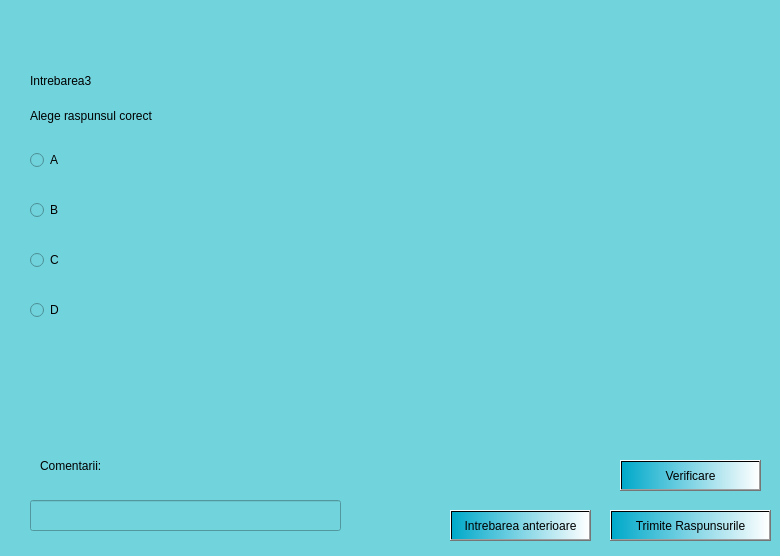
<?xml version="1.0" encoding="UTF-8"?>
<ui version="4.0">
 <class>ThirdDialog</class>
 <widget class="QDialog" name="ThirdDialog">
  <property name="geometry">
   <rect>
    <x>0</x>
    <y>0</y>
    <width>780</width>
    <height>556</height>
   </rect>
  </property>
  <property name="windowTitle">
   <string>Dialog</string>
  </property>
  <property name="styleSheet">
   <string notr="true">background-color:rgb(113, 211, 220);</string>
  </property>
  <widget class="QLabel" name="label">
   <property name="geometry">
    <rect>
     <x>30</x>
     <y>90</y>
     <width>141</width>
     <height>51</height>
    </rect>
   </property>
   <property name="text">
    <string>Alege raspunsul corect</string>
   </property>
  </widget>
  <widget class="QRadioButton" name="radioButton">
   <property name="geometry">
    <rect>
     <x>30</x>
     <y>150</y>
     <width>95</width>
     <height>20</height>
    </rect>
   </property>
   <property name="text">
    <string>A</string>
   </property>
  </widget>
  <widget class="QRadioButton" name="radioButton_2">
   <property name="geometry">
    <rect>
     <x>30</x>
     <y>200</y>
     <width>95</width>
     <height>20</height>
    </rect>
   </property>
   <property name="text">
    <string>B</string>
   </property>
  </widget>
  <widget class="QRadioButton" name="radioButton_3">
   <property name="geometry">
    <rect>
     <x>30</x>
     <y>250</y>
     <width>95</width>
     <height>20</height>
    </rect>
   </property>
   <property name="text">
    <string>C</string>
   </property>
  </widget>
  <widget class="QRadioButton" name="radioButton_4">
   <property name="geometry">
    <rect>
     <x>30</x>
     <y>300</y>
     <width>95</width>
     <height>20</height>
    </rect>
   </property>
   <property name="text">
    <string>D</string>
   </property>
  </widget>
  <widget class="QPushButton" name="pushButton">
   <property name="geometry">
    <rect>
     <x>450</x>
     <y>510</y>
     <width>141</width>
     <height>31</height>
    </rect>
   </property>
   <property name="styleSheet">
    <string notr="true">background-color:qlineargradient(spread:reflect, x1:0, y1:0, x2:1, y2:0, stop:0 rgba(0, 169, 202, 255), stop:1 rgba(255, 255, 255, 255));</string>
   </property>
   <property name="text">
    <string>Intrebarea anterioare</string>
   </property>
  </widget>
  <widget class="QPushButton" name="pushButton_2">
   <property name="geometry">
    <rect>
     <x>610</x>
     <y>510</y>
     <width>161</width>
     <height>31</height>
    </rect>
   </property>
   <property name="styleSheet">
    <string notr="true">background-color:qlineargradient(spread:reflect, x1:0, y1:0, x2:1, y2:0, stop:0 rgba(0, 169, 202, 255), stop:1 rgba(255, 255, 255, 255));</string>
   </property>
   <property name="text">
    <string>Trimite Raspunsurile</string>
   </property>
  </widget>
  <widget class="QLabel" name="label_2">
   <property name="geometry">
    <rect>
     <x>30</x>
     <y>70</y>
     <width>71</width>
     <height>21</height>
    </rect>
   </property>
   <property name="text">
    <string>Intrebarea3</string>
   </property>
  </widget>
  <widget class="QLineEdit" name="lineEdit">
   <property name="geometry">
    <rect>
     <x>30</x>
     <y>500</y>
     <width>311</width>
     <height>31</height>
    </rect>
   </property>
  </widget>
  <widget class="QLabel" name="label_3">
   <property name="geometry">
    <rect>
     <x>40</x>
     <y>450</y>
     <width>81</width>
     <height>31</height>
    </rect>
   </property>
   <property name="text">
    <string>Comentarii:</string>
   </property>
  </widget>
  <widget class="QPushButton" name="pushButton_3">
   <property name="geometry">
    <rect>
     <x>620</x>
     <y>460</y>
     <width>141</width>
     <height>31</height>
    </rect>
   </property>
   <property name="styleSheet">
    <string notr="true">background-color:qlineargradient(spread:pad, x1:0, y1:0, x2:1, y2:0, stop:0 rgba(0, 169, 202, 255), stop:1 rgba(255, 255, 255, 255));</string>
   </property>
   <property name="text">
    <string>Verificare</string>
   </property>
  </widget>
 </widget>
 <resources/>
 <connections/>
</ui>
